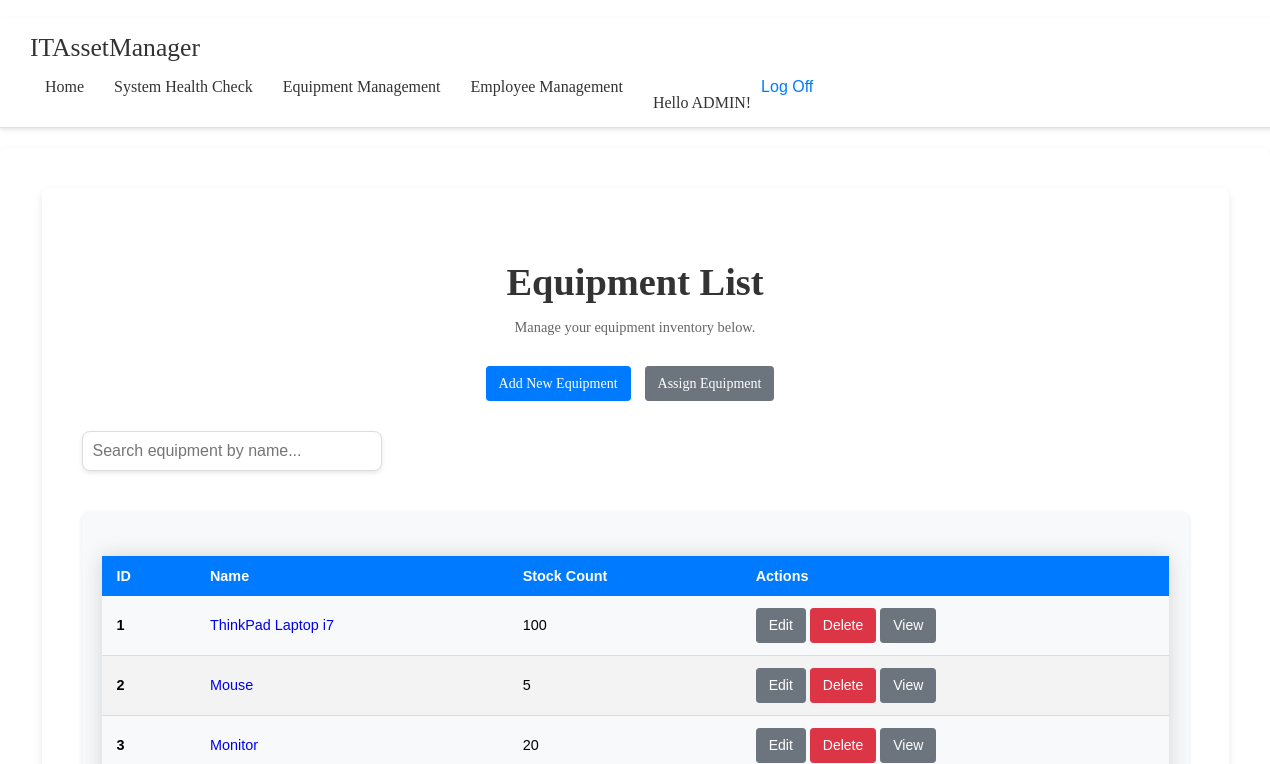
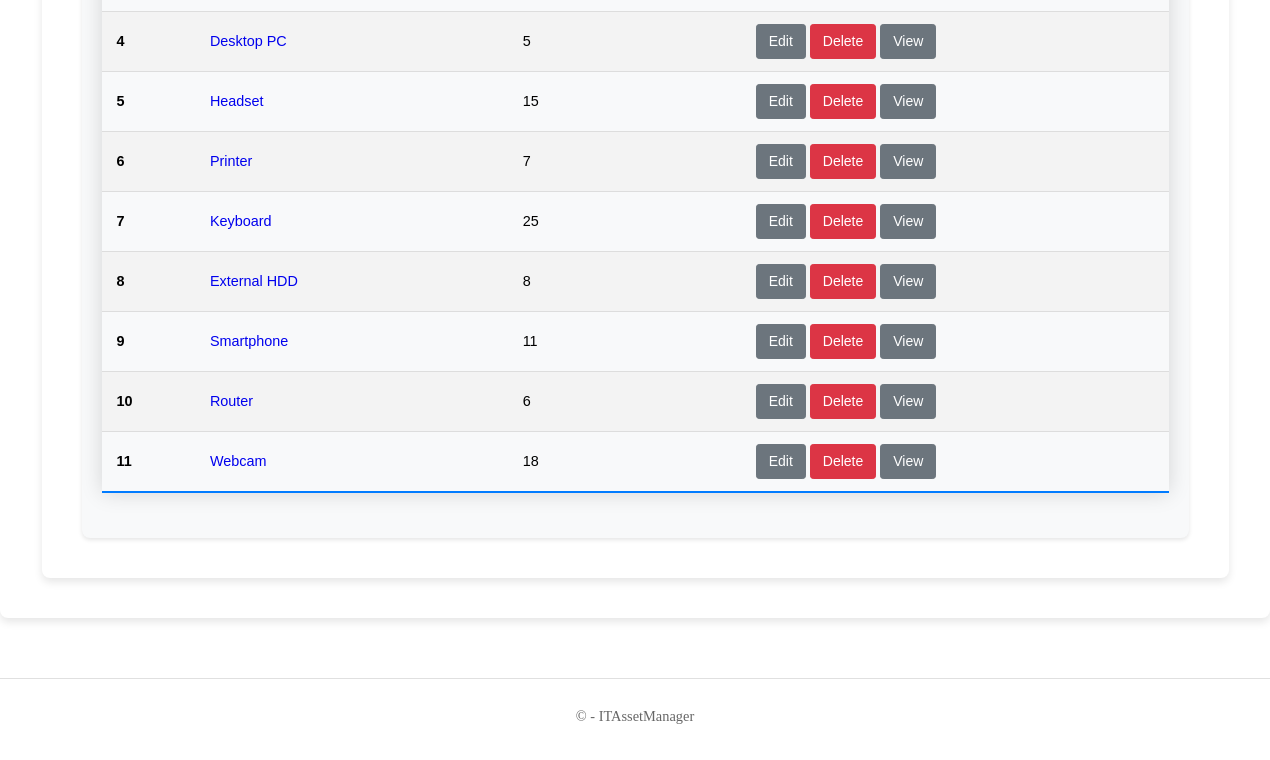
The app's page /equipment/ (signed in), older data (2 pictures, top to bottom).
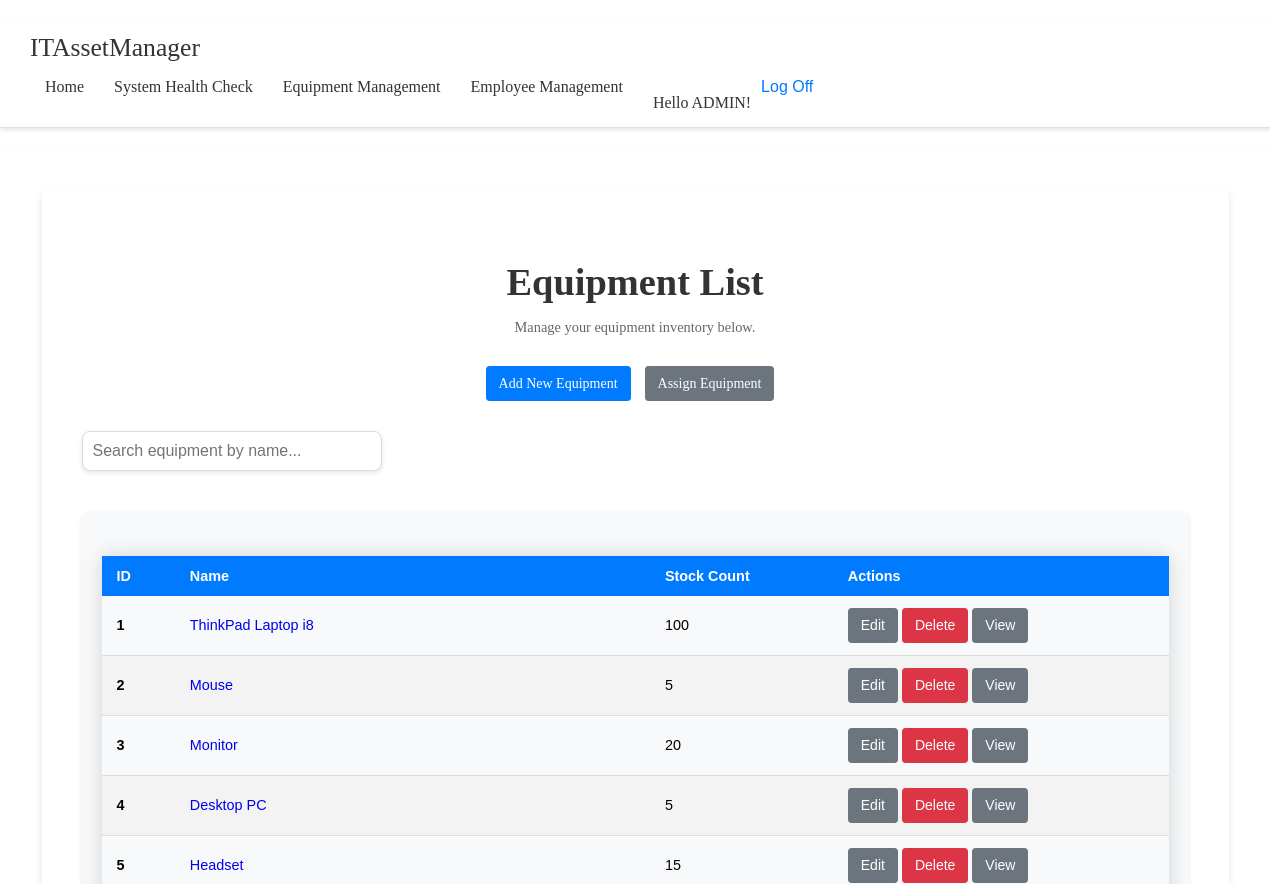
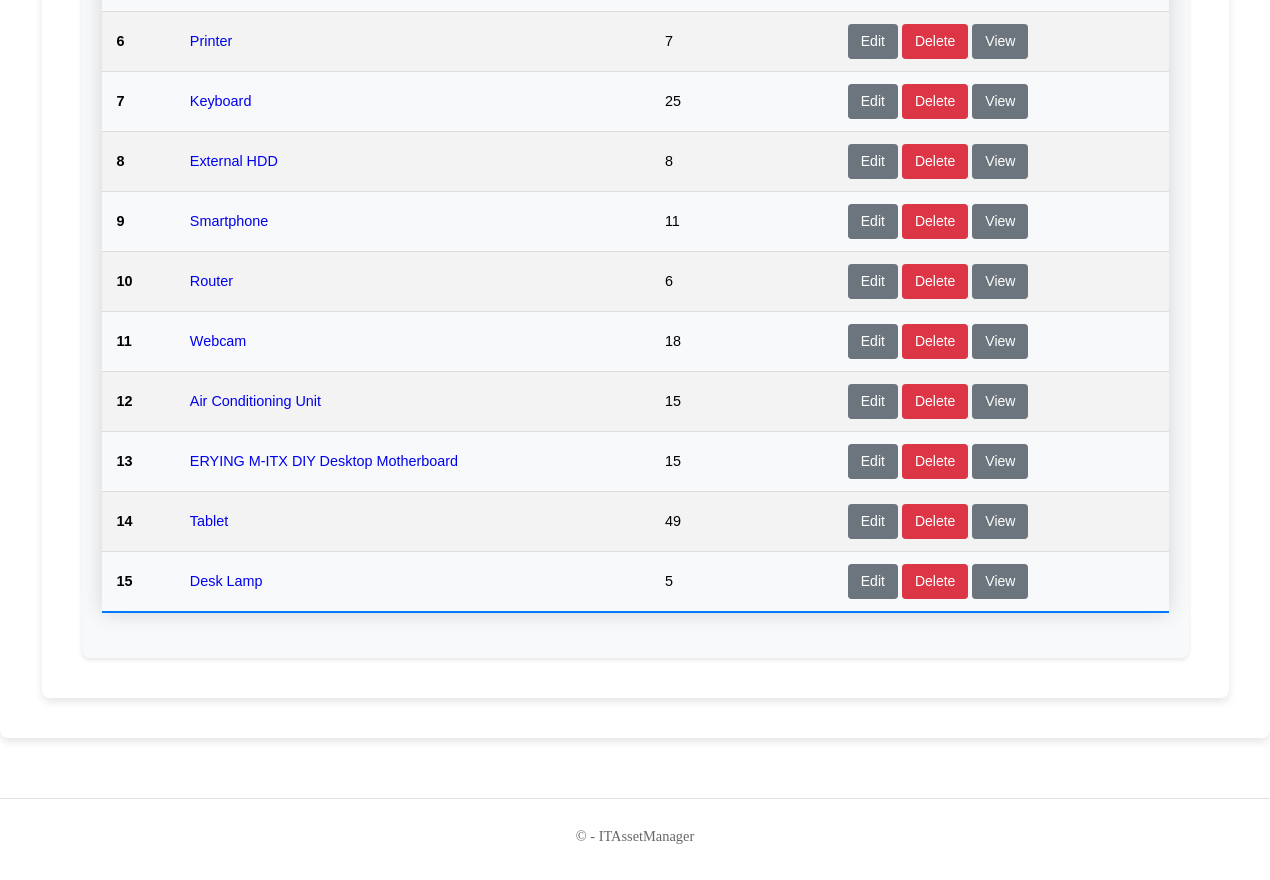
The same page, newer data (2 pictures, top to bottom).
### app/models.py (models this page shows, shortened)
class Equipment(models.Model):
    CONDITION_CHOICES = [
        ('new', 'New'),
        ('good', 'Good'),
        ('fair', 'Fair'),
        ('poor', 'Poor'),
        ('broken', 'Broken'),
    ]
    USAGE_STATUS_CHOICES = [
        ('free', 'Free'),
        ('in_use', 'In Use'),
        ('maintenance', 'Maintenance'),
        ('in_repair', 'In Repair'),
    ]
    name = models.CharField(max_length=100)
    description = models.TextField(null=True, blank=True)  # Nullable and blankable
    purchased_date = models.DateField(default=date.today)  # Default to current day
    serial_number = models.CharField(max_length=100, unique=True)
    assigned_users = models.ManyToManyField(User, blank=True)
    condition_status = models.CharField(max_length=10, choices=CONDITION_CHOICES, default='new')
    usage_status = models.CharField(max_length=15, choices=USAGE_STATUS_CHOICES, default='free')
    stock = models.PositiveIntegerField(default=0)

### app/decorators.py (the view)
    def wrapper(request, *args, **kwargs):
        if not request.user.is_authenticated:
            return redirect('login')
        return view_func(request, *args, **kwargs)

### app/views.py (called while the page is built)
@login_required
def equipment_list(request):
    equipments = Equipment.objects.all()
    return render(request, 'app/equipment/equipment_list.html', {'equipments': equipments})

### app/templates/app/equipment/equipment_list.html (shortened to what this page needs)
﻿{% extends 'app/base.html' %}
{% load static %}
{% block extra_head %}
<link rel="stylesheet" href="{% static 'app/content/equipment/equipment_list.css' %}">
{% endblock %}
{% block content %}
<main>
    <section class="dashboard">
        <div class="dashboard-header">
            <h2>Equipment List</h2>
            <p>Manage your equipment inventory below.</p>
        </div>
        <div class="dashboard-actions">
            <a href="{% url 'equipment_create' %}" class="btn btn-primary">Add New Equipment</a>
            <a href="{% url 'assign_equipment_list' %}" class="btn btn-secondary">Assign Equipment</a>
        </div>
        <div class="dashboard-grid">
            <div style="margin-bottom: 20px; text-align: left;">
                <input type="search" data-search="equipmentTableBody"
                       placeholder="Search equipment by name..."
                       style="width: 100%; max-width: 300px; padding: 10px; font-size: 1rem; border: 1px solid #ddd; border-radius: 8px; box-shadow: 0 2px 4px rgba(0, 0, 0, 0.1); transition: border-color 0.3s ease; outline: none;">
            </div>
            <div class="box">
                <table class="styled-table">
                    <thead>
                        <tr>
                            <th scope="col">ID</th>
                            <th scope="col">Name</th>
                            <th scope="col">Stock Count</th>
                            <th scope="col">Actions</th>
                        </tr>
                    </thead>
                    <tbody id="equipmentTableBody">
                        {% for equipment in equipments %}
                        <tr>
                            <th scope="row">{{ forloop.counter }}</th>
                            <td>
                                <a class="equipment-link" href="{% url 'equipment_detail' equipment.pk %}" style="text-decoration: none;">{{ equipment.name }}</a>
                            </td>
                            <td>{{ equipment.stock }}</td>
                            <td>
                                <a class="btn btn-secondary btn-sm" href="{% url 'equipment_update' equipment.pk %}">Edit</a>
                                <a class="btn btn-danger btn-sm" href="{% url 'equipment_delete' equipment.pk %}">Delete</a>
                                <a class="btn btn-secondary btn-sm" href="{% url 'equipment_detail' equipment.pk %}">View</a>
                            </td>
                        </tr>
                        {% endfor %}
                    </tbody>
                </table>
            </div>
        </div>
    </section>
</main>
{% endblock %}

Row changes from the older to the newer data that the page shows:
changed Equipment: name "ThinkPad Laptop i7" → "ThinkPad Laptop i8"
added Equipment: name "Air Conditioning Unit", stock "15"
added Equipment: name "ERYING M-ITX DIY Desktop Motherboard", stock "15"
added Equipment: name "Tablet", stock "49"
added Equipment: name "Desk Lamp", stock "5"
